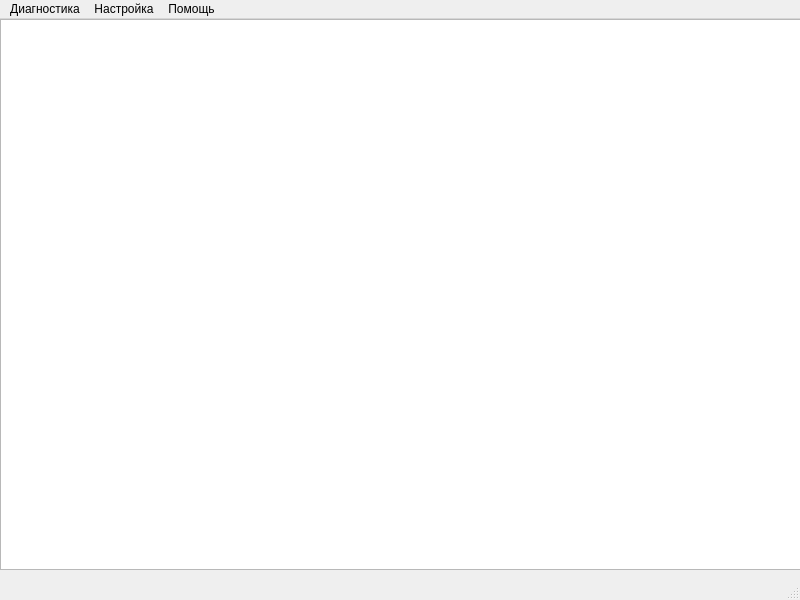
<?xml version="1.0" encoding="UTF-8"?>
<ui version="4.0">
 <class>MainWindow</class>
 <widget class="QMainWindow" name="MainWindow">
  <property name="geometry">
   <rect>
    <x>0</x>
    <y>0</y>
    <width>800</width>
    <height>600</height>
   </rect>
  </property>
  <property name="windowTitle">
   <string>MainWindow</string>
  </property>
  <widget class="QWidget" name="centralwidget">
   <widget class="QPlainTextEdit" name="textEdit">
    <property name="geometry">
     <rect>
      <x>0</x>
      <y>0</y>
      <width>801</width>
      <height>551</height>
     </rect>
    </property>
    <property name="maximumSize">
     <size>
      <width>801</width>
      <height>551</height>
     </size>
    </property>
   </widget>
  </widget>
  <widget class="QMenuBar" name="menubar">
   <property name="geometry">
    <rect>
     <x>0</x>
     <y>0</y>
     <width>800</width>
     <height>27</height>
    </rect>
   </property>
   <widget class="QMenu" name="menu">
    <property name="title">
     <string>Диагностика</string>
    </property>
    <addaction name="action_start"/>
    <addaction name="separator"/>
    <addaction name="action_exit"/>
   </widget>
   <widget class="QMenu" name="menu_2">
    <property name="title">
     <string>Настройка</string>
    </property>
    <addaction name="action_2"/>
   </widget>
   <widget class="QMenu" name="menu_3">
    <property name="title">
     <string>Помощь</string>
    </property>
    <addaction name="action"/>
   </widget>
   <addaction name="menu"/>
   <addaction name="menu_2"/>
   <addaction name="menu_3"/>
  </widget>
  <widget class="QStatusBar" name="statusbar"/>
  <action name="action">
   <property name="text">
    <string>О программе...</string>
   </property>
  </action>
  <action name="action_2">
   <property name="text">
    <string>Настройки приложения...</string>
   </property>
  </action>
  <action name="action_start">
   <property name="text">
    <string>Запуск...</string>
   </property>
  </action>
  <action name="action_exit">
   <property name="text">
    <string>Выход</string>
   </property>
  </action>
 </widget>
 <resources/>
 <connections>
  <connection>
   <sender>action_exit</sender>
   <signal>triggered()</signal>
   <receiver>MainWindow</receiver>
   <slot>close()</slot>
   <hints>
    <hint type="sourcelabel">
     <x>-1</x>
     <y>-1</y>
    </hint>
    <hint type="destinationlabel">
     <x>399</x>
     <y>299</y>
    </hint>
   </hints>
  </connection>
 </connections>
</ui>
